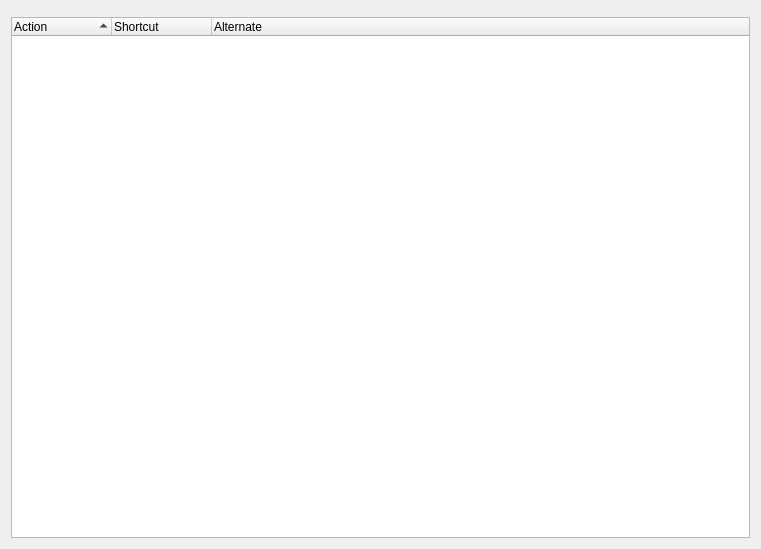
<ui version="4.0" >
 <class>KisShortcutsDialog</class>
 <widget class="QWidget" name="KisShortcutsDialog" >
  <property name="geometry" >
   <rect>
    <x>0</x>
    <y>0</y>
    <width>761</width>
    <height>549</height>
   </rect>
  </property>
  <layout class="QVBoxLayout" name="verticalLayout" >
   <item>
    <widget class="KTreeWidgetSearchLineWidget" name="searchFilter" >
     <property name="whatsThis" >
      <string>Search interactively for shortcut names (e.g. Copy) or combination of keys (e.g. Ctrl+C) by typing them here.</string>
     </property>
    </widget>
   </item>
   <item>
    <widget class="QTreeWidget" name="list" >
     <property name="whatsThis" >
      <string>Here you can see a list of key bindings, i.e. associations between actions (e.g. 'Copy') shown in the left column and keys or combination of keys (e.g. Ctrl+V) shown in the right column.</string>
     </property>
     <property name="rootIsDecorated" >
      <bool>true</bool>
     </property>
     <property name="sortingEnabled" >
      <bool>true</bool>
     </property>
     <column>
      <property name="text" >
       <string>Action</string>
      </property>
     </column>
     <column>
      <property name="text" >
       <string>Shortcut</string>
      </property>
     </column>
     <column>
      <property name="text" >
       <string>Alternate</string>
      </property>
     </column>
    </widget>
   </item>
  </layout>
 </widget>
 <customwidgets>
  <customwidget>
   <class>KTreeWidgetSearchLineWidget</class>
   <extends>QWidget</extends>
   <header>ktreewidgetsearchlinewidget.h</header>
  </customwidget>
 </customwidgets>
 <resources/>
 <connections/>
</ui>
